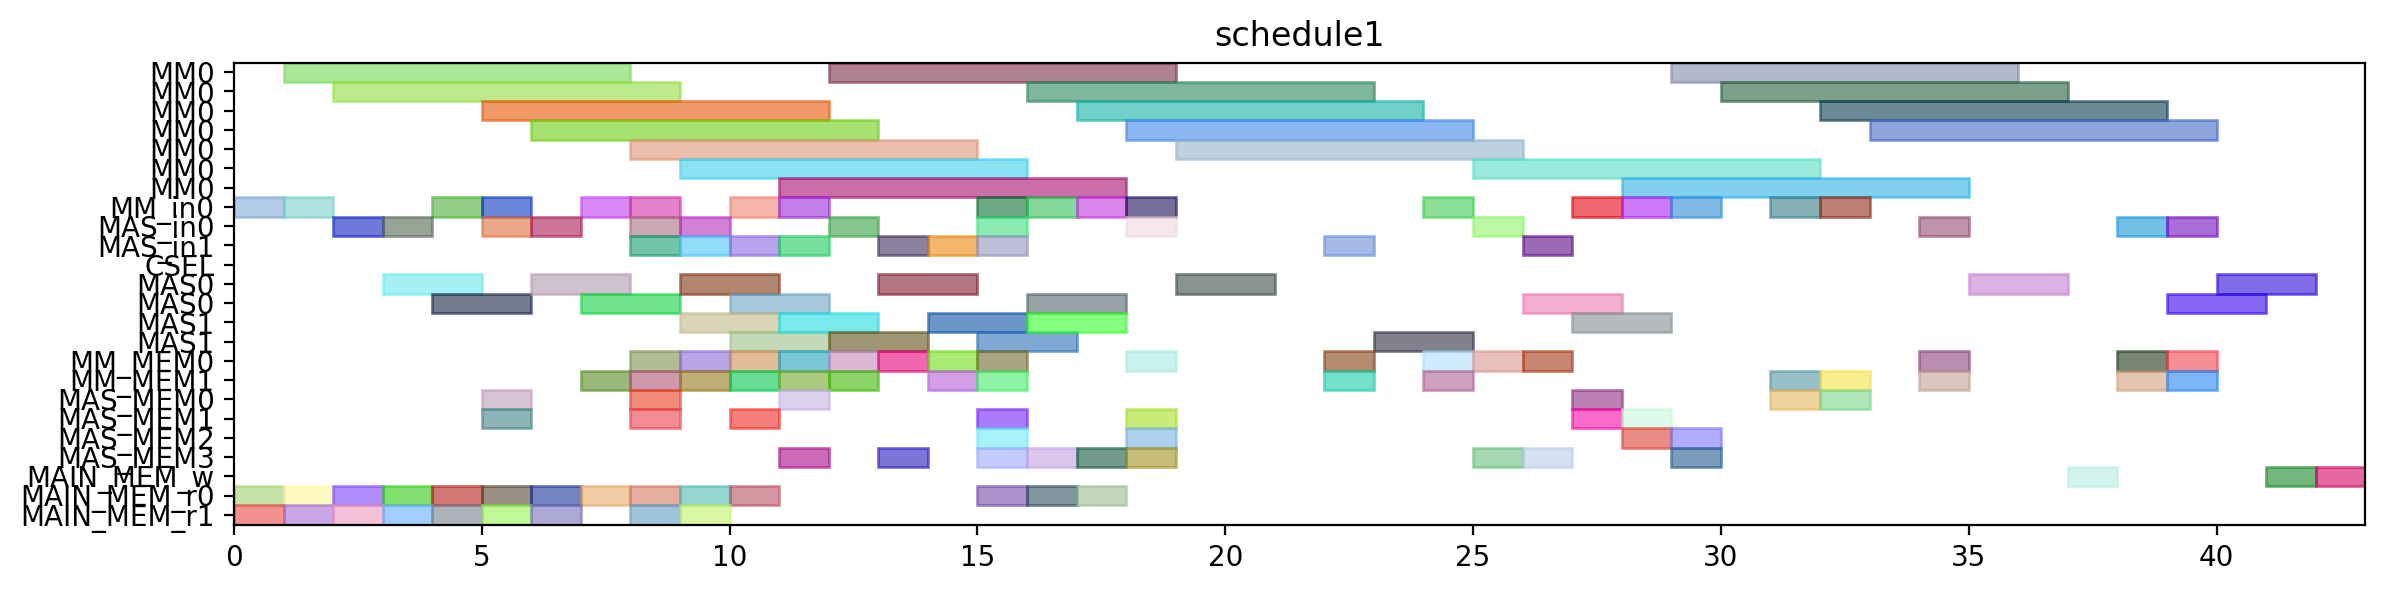

Recreate this plot in Python.
from pyschedule import Scenario, solvers, plotters, alt


def solve():
	horizon = 152
	S = Scenario("schedule1", horizon=horizon)

	# resource
	MM = S.Resources('MM', num=1, size=7)
	MM_in = S.Resources('MM_in', num=1)
	MAS_in = S.Resources('MAS_in', num=2)
	CSEL = S.Resource('CSEL')
	MAS = S.Resources('MAS', num=2, size=2, periods=range(1, horizon))
	MM_MEM = S.Resources('MM_MEM', num=2)
	MAS_MEM = S.Resources('MAS_MEM', num=4)
	MAIN_MEM_w = S.Resource('MAIN_MEM_w', size=1)
	MAIN_MEM_r = S.Resources('MAIN_MEM_r', num=2)

	# result of previous scheduling
	t2_in = S.Task('t2_in', length=1, delay_cost=1)
	S += t2_in >= 0
	t2_in += MM_in[0]

	t2_mem0 = S.Task('t2_mem0', length=1, delay_cost=1)
	S += t2_mem0 >= 0
	t2_mem0 += MAIN_MEM_r[0]

	t2_mem1 = S.Task('t2_mem1', length=1, delay_cost=1)
	S += t2_mem1 >= 0
	t2_mem1 += MAIN_MEM_r[1]

	t0_in = S.Task('t0_in', length=1, delay_cost=1)
	S += t0_in >= 1
	t0_in += MM_in[0]

	t0_mem0 = S.Task('t0_mem0', length=1, delay_cost=1)
	S += t0_mem0 >= 1
	t0_mem0 += MAIN_MEM_r[0]

	t0_mem1 = S.Task('t0_mem1', length=1, delay_cost=1)
	S += t0_mem1 >= 1
	t0_mem1 += MAIN_MEM_r[1]

	t2 = S.Task('t2', length=7, delay_cost=1)
	S += t2 >= 1
	t2 += MM[0]

	t0 = S.Task('t0', length=7, delay_cost=1)
	S += t0 >= 2
	t0 += MM[0]

	t8_in = S.Task('t8_in', length=1, delay_cost=1)
	S += t8_in >= 2
	t8_in += MAS_in[0]

	t8_mem0 = S.Task('t8_mem0', length=1, delay_cost=1)
	S += t8_mem0 >= 2
	t8_mem0 += MAIN_MEM_r[0]

	t8_mem1 = S.Task('t8_mem1', length=1, delay_cost=1)
	S += t8_mem1 >= 2
	t8_mem1 += MAIN_MEM_r[1]

	t8 = S.Task('t8', length=2, delay_cost=1)
	S += t8 >= 3
	t8 += MAS[0]

	t9_in = S.Task('t9_in', length=1, delay_cost=1)
	S += t9_in >= 3
	t9_in += MAS_in[0]

	t9_mem0 = S.Task('t9_mem0', length=1, delay_cost=1)
	S += t9_mem0 >= 3
	t9_mem0 += MAIN_MEM_r[0]

	t9_mem1 = S.Task('t9_mem1', length=1, delay_cost=1)
	S += t9_mem1 >= 3
	t9_mem1 += MAIN_MEM_r[1]

	t1_in = S.Task('t1_in', length=1, delay_cost=1)
	S += t1_in >= 4
	t1_in += MM_in[0]

	t1_mem0 = S.Task('t1_mem0', length=1, delay_cost=1)
	S += t1_mem0 >= 4
	t1_mem0 += MAIN_MEM_r[0]

	t1_mem1 = S.Task('t1_mem1', length=1, delay_cost=1)
	S += t1_mem1 >= 4
	t1_mem1 += MAIN_MEM_r[1]

	t9 = S.Task('t9', length=2, delay_cost=1)
	S += t9 >= 4
	t9 += MAS[0]

	t1 = S.Task('t1', length=7, delay_cost=1)
	S += t1 >= 5
	t1 += MM[0]

	t10_in = S.Task('t10_in', length=1, delay_cost=1)
	S += t10_in >= 5
	t10_in += MM_in[0]

	t10_mem0 = S.Task('t10_mem0', length=1, delay_cost=1)
	S += t10_mem0 >= 5
	t10_mem0 += MAS_MEM[0]

	t10_mem1 = S.Task('t10_mem1', length=1, delay_cost=1)
	S += t10_mem1 >= 5
	t10_mem1 += MAS_MEM[1]

	t4_in = S.Task('t4_in', length=1, delay_cost=1)
	S += t4_in >= 5
	t4_in += MAS_in[0]

	t4_mem0 = S.Task('t4_mem0', length=1, delay_cost=1)
	S += t4_mem0 >= 5
	t4_mem0 += MAIN_MEM_r[0]

	t4_mem1 = S.Task('t4_mem1', length=1, delay_cost=1)
	S += t4_mem1 >= 5
	t4_mem1 += MAIN_MEM_r[1]

	t10 = S.Task('t10', length=7, delay_cost=1)
	S += t10 >= 6
	t10 += MM[0]

	t3_in = S.Task('t3_in', length=1, delay_cost=1)
	S += t3_in >= 6
	t3_in += MAS_in[0]

	t3_mem0 = S.Task('t3_mem0', length=1, delay_cost=1)
	S += t3_mem0 >= 6
	t3_mem0 += MAIN_MEM_r[0]

	t3_mem1 = S.Task('t3_mem1', length=1, delay_cost=1)
	S += t3_mem1 >= 6
	t3_mem1 += MAIN_MEM_r[1]

	t4 = S.Task('t4', length=2, delay_cost=1)
	S += t4 >= 6
	t4 += MAS[0]

	t26_in = S.Task('t26_in', length=1, delay_cost=1)
	S += t26_in >= 7
	t26_in += MM_in[0]

	t26_mem0 = S.Task('t26_mem0', length=1, delay_cost=1)
	S += t26_mem0 >= 7
	t26_mem0 += MAIN_MEM_r[0]

	t26_mem1 = S.Task('t26_mem1', length=1, delay_cost=1)
	S += t26_mem1 >= 7
	t26_mem1 += MM_MEM[1]

	t3 = S.Task('t3', length=2, delay_cost=1)
	S += t3 >= 7
	t3 += MAS[0]

	t14_in = S.Task('t14_in', length=1, delay_cost=1)
	S += t14_in >= 8
	t14_in += MAS_in[1]

	t14_mem0 = S.Task('t14_mem0', length=1, delay_cost=1)
	S += t14_mem0 >= 8
	t14_mem0 += MAIN_MEM_r[0]

	t14_mem1 = S.Task('t14_mem1', length=1, delay_cost=1)
	S += t14_mem1 >= 8
	t14_mem1 += MAIN_MEM_r[1]

	t24_in = S.Task('t24_in', length=1, delay_cost=1)
	S += t24_in >= 8
	t24_in += MAS_in[0]

	t24_mem0 = S.Task('t24_mem0', length=1, delay_cost=1)
	S += t24_mem0 >= 8
	t24_mem0 += MM_MEM[0]

	t24_mem1 = S.Task('t24_mem1', length=1, delay_cost=1)
	S += t24_mem1 >= 8
	t24_mem1 += MM_MEM[1]

	t26 = S.Task('t26', length=7, delay_cost=1)
	S += t26 >= 8
	t26 += MM[0]

	t5_in = S.Task('t5_in', length=1, delay_cost=1)
	S += t5_in >= 8
	t5_in += MM_in[0]

	t5_mem0 = S.Task('t5_mem0', length=1, delay_cost=1)
	S += t5_mem0 >= 8
	t5_mem0 += MAS_MEM[0]

	t5_mem1 = S.Task('t5_mem1', length=1, delay_cost=1)
	S += t5_mem1 >= 8
	t5_mem1 += MAS_MEM[1]

	t13_in = S.Task('t13_in', length=1, delay_cost=1)
	S += t13_in >= 9
	t13_in += MAS_in[0]

	t13_mem0 = S.Task('t13_mem0', length=1, delay_cost=1)
	S += t13_mem0 >= 9
	t13_mem0 += MAIN_MEM_r[0]

	t13_mem1 = S.Task('t13_mem1', length=1, delay_cost=1)
	S += t13_mem1 >= 9
	t13_mem1 += MAIN_MEM_r[1]

	t14 = S.Task('t14', length=2, delay_cost=1)
	S += t14 >= 9
	t14 += MAS[1]

	t16_in = S.Task('t16_in', length=1, delay_cost=1)
	S += t16_in >= 9
	t16_in += MAS_in[1]

	t16_mem0 = S.Task('t16_mem0', length=1, delay_cost=1)
	S += t16_mem0 >= 9
	t16_mem0 += MM_MEM[0]

	t16_mem1 = S.Task('t16_mem1', length=1, delay_cost=1)
	S += t16_mem1 >= 9
	t16_mem1 += MM_MEM[1]

	t24 = S.Task('t24', length=2, delay_cost=1)
	S += t24 >= 9
	t24 += MAS[0]

	t5 = S.Task('t5', length=7, delay_cost=1)
	S += t5 >= 9
	t5 += MM[0]

	t13 = S.Task('t13', length=2, delay_cost=1)
	S += t13 >= 10
	t13 += MAS[0]

	t16 = S.Task('t16', length=2, delay_cost=1)
	S += t16 >= 10
	t16 += MAS[1]

	t19_in = S.Task('t19_in', length=1, delay_cost=1)
	S += t19_in >= 10
	t19_in += MM_in[0]

	t19_mem0 = S.Task('t19_mem0', length=1, delay_cost=1)
	S += t19_mem0 >= 10
	t19_mem0 += MAIN_MEM_r[0]

	t19_mem1 = S.Task('t19_mem1', length=1, delay_cost=1)
	S += t19_mem1 >= 10
	t19_mem1 += MM_MEM[1]

	t25_in = S.Task('t25_in', length=1, delay_cost=1)
	S += t25_in >= 10
	t25_in += MAS_in[1]

	t25_mem0 = S.Task('t25_mem0', length=1, delay_cost=1)
	S += t25_mem0 >= 10
	t25_mem0 += MM_MEM[0]

	t25_mem1 = S.Task('t25_mem1', length=1, delay_cost=1)
	S += t25_mem1 >= 10
	t25_mem1 += MAS_MEM[1]

	t11_in = S.Task('t11_in', length=1, delay_cost=1)
	S += t11_in >= 11
	t11_in += MAS_in[1]

	t11_mem0 = S.Task('t11_mem0', length=1, delay_cost=1)
	S += t11_mem0 >= 11
	t11_mem0 += MM_MEM[0]

	t11_mem1 = S.Task('t11_mem1', length=1, delay_cost=1)
	S += t11_mem1 >= 11
	t11_mem1 += MM_MEM[1]

	t15_in = S.Task('t15_in', length=1, delay_cost=1)
	S += t15_in >= 11
	t15_in += MM_in[0]

	t15_mem0 = S.Task('t15_mem0', length=1, delay_cost=1)
	S += t15_mem0 >= 11
	t15_mem0 += MAS_MEM[0]

	t15_mem1 = S.Task('t15_mem1', length=1, delay_cost=1)
	S += t15_mem1 >= 11
	t15_mem1 += MAS_MEM[3]

	t19 = S.Task('t19', length=7, delay_cost=1)
	S += t19 >= 11
	t19 += MM[0]

	t25 = S.Task('t25', length=2, delay_cost=1)
	S += t25 >= 11
	t25 += MAS[1]

	t11 = S.Task('t11', length=2, delay_cost=1)
	S += t11 >= 12
	t11 += MAS[1]

	t15 = S.Task('t15', length=7, delay_cost=1)
	S += t15 >= 12
	t15 += MM[0]

	t6_in = S.Task('t6_in', length=1, delay_cost=1)
	S += t6_in >= 12
	t6_in += MAS_in[0]

	t6_mem0 = S.Task('t6_mem0', length=1, delay_cost=1)
	S += t6_mem0 >= 12
	t6_mem0 += MM_MEM[0]

	t6_mem1 = S.Task('t6_mem1', length=1, delay_cost=1)
	S += t6_mem1 >= 12
	t6_mem1 += MM_MEM[1]

	t12_in = S.Task('t12_in', length=1, delay_cost=1)
	S += t12_in >= 13
	t12_in += MAS_in[1]

	t12_mem0 = S.Task('t12_mem0', length=1, delay_cost=1)
	S += t12_mem0 >= 13
	t12_mem0 += MM_MEM[0]

	t12_mem1 = S.Task('t12_mem1', length=1, delay_cost=1)
	S += t12_mem1 >= 13
	t12_mem1 += MAS_MEM[3]

	t6 = S.Task('t6', length=2, delay_cost=1)
	S += t6 >= 13
	t6 += MAS[0]

	t12 = S.Task('t12', length=2, delay_cost=1)
	S += t12 >= 14
	t12 += MAS[1]

	t29_in = S.Task('t29_in', length=1, delay_cost=1)
	S += t29_in >= 14
	t29_in += MAS_in[1]

	t29_mem0 = S.Task('t29_mem0', length=1, delay_cost=1)
	S += t29_mem0 >= 14
	t29_mem0 += MM_MEM[0]

	t29_mem1 = S.Task('t29_mem1', length=1, delay_cost=1)
	S += t29_mem1 >= 14
	t29_mem1 += MM_MEM[1]

	t18_in = S.Task('t18_in', length=1, delay_cost=1)
	S += t18_in >= 15
	t18_in += MM_in[0]

	t18_mem0 = S.Task('t18_mem0', length=1, delay_cost=1)
	S += t18_mem0 >= 15
	t18_mem0 += MAIN_MEM_r[0]

	t18_mem1 = S.Task('t18_mem1', length=1, delay_cost=1)
	S += t18_mem1 >= 15
	t18_mem1 += MAS_MEM[3]

	t28_in = S.Task('t28_in', length=1, delay_cost=1)
	S += t28_in >= 15
	t28_in += MAS_in[0]

	t28_mem0 = S.Task('t28_mem0', length=1, delay_cost=1)
	S += t28_mem0 >= 15
	t28_mem0 += MAS_MEM[2]

	t28_mem1 = S.Task('t28_mem1', length=1, delay_cost=1)
	S += t28_mem1 >= 15
	t28_mem1 += MM_MEM[1]

	t29 = S.Task('t29', length=2, delay_cost=1)
	S += t29 >= 15
	t29 += MAS[1]

	t7_in = S.Task('t7_in', length=1, delay_cost=1)
	S += t7_in >= 15
	t7_in += MAS_in[1]

	t7_mem0 = S.Task('t7_mem0', length=1, delay_cost=1)
	S += t7_mem0 >= 15
	t7_mem0 += MM_MEM[0]

	t7_mem1 = S.Task('t7_mem1', length=1, delay_cost=1)
	S += t7_mem1 >= 15
	t7_mem1 += MAS_MEM[1]

	t18 = S.Task('t18', length=7, delay_cost=1)
	S += t18 >= 16
	t18 += MM[0]

	t27_in = S.Task('t27_in', length=1, delay_cost=1)
	S += t27_in >= 16
	t27_in += MM_in[0]

	t27_mem0 = S.Task('t27_mem0', length=1, delay_cost=1)
	S += t27_mem0 >= 16
	t27_mem0 += MAIN_MEM_r[0]

	t27_mem1 = S.Task('t27_mem1', length=1, delay_cost=1)
	S += t27_mem1 >= 16
	t27_mem1 += MAS_MEM[3]

	t28 = S.Task('t28', length=2, delay_cost=1)
	S += t28 >= 16
	t28 += MAS[0]

	t7 = S.Task('t7', length=2, delay_cost=1)
	S += t7 >= 16
	t7 += MAS[1]

	t27 = S.Task('t27', length=7, delay_cost=1)
	S += t27 >= 17
	t27 += MM[0]

	t30_in = S.Task('t30_in', length=1, delay_cost=1)
	S += t30_in >= 17
	t30_in += MM_in[0]

	t30_mem0 = S.Task('t30_mem0', length=1, delay_cost=1)
	S += t30_mem0 >= 17
	t30_mem0 += MAIN_MEM_r[0]

	t30_mem1 = S.Task('t30_mem1', length=1, delay_cost=1)
	S += t30_mem1 >= 17
	t30_mem1 += MAS_MEM[3]

	t17_in = S.Task('t17_in', length=1, delay_cost=1)
	S += t17_in >= 18
	t17_in += MAS_in[0]

	t17_mem0 = S.Task('t17_mem0', length=1, delay_cost=1)
	S += t17_mem0 >= 18
	t17_mem0 += MM_MEM[0]

	t17_mem1 = S.Task('t17_mem1', length=1, delay_cost=1)
	S += t17_mem1 >= 18
	t17_mem1 += MAS_MEM[3]

	t30 = S.Task('t30', length=7, delay_cost=1)
	S += t30 >= 18
	t30 += MM[0]

	t35_in = S.Task('t35_in', length=1, delay_cost=1)
	S += t35_in >= 18
	t35_in += MM_in[0]

	t35_mem0 = S.Task('t35_mem0', length=1, delay_cost=1)
	S += t35_mem0 >= 18
	t35_mem0 += MAS_MEM[2]

	t35_mem1 = S.Task('t35_mem1', length=1, delay_cost=1)
	S += t35_mem1 >= 18
	t35_mem1 += MAS_MEM[1]

	t17 = S.Task('t17', length=2, delay_cost=1)
	S += t17 >= 19
	t17 += MAS[0]

	t35 = S.Task('t35', length=7, delay_cost=1)
	S += t35 >= 19
	t35 += MM[0]

	t20_in = S.Task('t20_in', length=1, delay_cost=1)
	S += t20_in >= 22
	t20_in += MAS_in[1]

	t20_mem0 = S.Task('t20_mem0', length=1, delay_cost=1)
	S += t20_mem0 >= 22
	t20_mem0 += MM_MEM[0]

	t20_mem1 = S.Task('t20_mem1', length=1, delay_cost=1)
	S += t20_mem1 >= 22
	t20_mem1 += MM_MEM[1]

	t20 = S.Task('t20', length=2, delay_cost=1)
	S += t20 >= 23
	t20 += MAS[1]

	t31_in = S.Task('t31_in', length=1, delay_cost=1)
	S += t31_in >= 24
	t31_in += MM_in[0]

	t31_mem0 = S.Task('t31_mem0', length=1, delay_cost=1)
	S += t31_mem0 >= 24
	t31_mem0 += MM_MEM[0]

	t31_mem1 = S.Task('t31_mem1', length=1, delay_cost=1)
	S += t31_mem1 >= 24
	t31_mem1 += MM_MEM[1]

	t31 = S.Task('t31', length=7, delay_cost=1)
	S += t31 >= 25
	t31 += MM[0]


	# new tasks
	t21 = S.Task('t21', length=2, delay_cost=1)
	t21 += alt(MAS)
	t21_in = S.Task('t21_in', length=1, delay_cost=1)
	t21_in += alt(MAS_in)
	S += t21_in*MAS_in[0]<=t21*MAS[0]

	S += t21_in*MAS_in[1]<=t21*MAS[1]

	t21_mem0 = S.Task('t21_mem0', length=1, delay_cost=1)
	t21_mem0 += MM_MEM[0]
	S += 11 < t21_mem0
	S += t21_mem0 <= t21

	t21_mem1 = S.Task('t21_mem1', length=1, delay_cost=1)
	t21_mem1 += MAS_MEM[3]
	S += 24 < t21_mem1
	S += t21_mem1 <= t21

	t22 = S.Task('t22', length=2, delay_cost=1)
	t22 += alt(MAS)
	t22_in = S.Task('t22_in', length=1, delay_cost=1)
	t22_in += alt(MAS_in)
	S += t22_in*MAS_in[0]<=t22*MAS[0]

	S += t22_in*MAS_in[1]<=t22*MAS[1]

	t22_mem0 = S.Task('t22_mem0', length=1, delay_cost=1)
	t22_mem0 += MM_MEM[0]
	S += 11 < t22_mem0
	S += t22_mem0 <= t22

	t22_mem1 = S.Task('t22_mem1', length=1, delay_cost=1)
	t22_mem1 += MAS_MEM[3]
	S += 24 < t22_mem1
	S += t22_mem1 <= t22

	t32 = S.Task('t32', length=7, delay_cost=1)
	t32 += alt(MM)
	t32_in = S.Task('t32_in', length=1, delay_cost=1)
	t32_in += alt(MM_in)
	S += t32_in*MM_in[0]<=t32*MM[0]
	t32_mem0 = S.Task('t32_mem0', length=1, delay_cost=1)
	t32_mem0 += MAS_MEM[0]
	S += 17 < t32_mem0
	S += t32_mem0 <= t32

	t32_mem1 = S.Task('t32_mem1', length=1, delay_cost=1)
	t32_mem1 += MM_MEM[1]
	S += 31 < t32_mem1
	S += t32_mem1 <= t32

	t33 = S.Task('t33', length=7, delay_cost=1)
	t33 += alt(MM)
	t33_in = S.Task('t33_in', length=1, delay_cost=1)
	t33_in += alt(MM_in)
	S += t33_in*MM_in[0]<=t33*MM[0]
	t33_mem0 = S.Task('t33_mem0', length=1, delay_cost=1)
	t33_mem0 += MAS_MEM[0]
	S += 20 < t33_mem0
	S += t33_mem0 <= t33

	t33_mem1 = S.Task('t33_mem1', length=1, delay_cost=1)
	t33_mem1 += MM_MEM[1]
	S += 31 < t33_mem1
	S += t33_mem1 <= t33

	t23 = S.Task('t23', length=7, delay_cost=1)
	t23 += alt(MM)
	t23_in = S.Task('t23_in', length=1, delay_cost=1)
	t23_in += alt(MM_in)
	S += t23_in*MM_in[0]<=t23*MM[0]
	t23_mem0 = S.Task('t23_mem0', length=1, delay_cost=1)
	t23_mem0 += alt(MAS_MEM)
	S += (t21*MAS[0])-1 < t23_mem0*MAS_MEM[0]
	S += (t21*MAS[1])-1 < t23_mem0*MAS_MEM[2]
	S += t23_mem0 <= t23

	t23_mem1 = S.Task('t23_mem1', length=1, delay_cost=1)
	t23_mem1 += alt(MAS_MEM)
	S += (t22*MAS[0])-1 < t23_mem1*MAS_MEM[1]
	S += (t22*MAS[1])-1 < t23_mem1*MAS_MEM[3]
	S += t23_mem1 <= t23

	t34 = S.Task('t34', length=7, delay_cost=1)
	t34 += alt(MM)
	t34_in = S.Task('t34_in', length=1, delay_cost=1)
	t34_in += alt(MM_in)
	S += t34_in*MM_in[0]<=t34*MM[0]
	t34_mem0 = S.Task('t34_mem0', length=1, delay_cost=1)
	t34_mem0 += MAS_MEM[2]
	S += 17 < t34_mem0
	S += t34_mem0 <= t34

	t34_mem1 = S.Task('t34_mem1', length=1, delay_cost=1)
	t34_mem1 += alt(MAS_MEM)
	S += (t21*MAS[0])-1 < t34_mem1*MAS_MEM[1]
	S += (t21*MAS[1])-1 < t34_mem1*MAS_MEM[3]
	S += t34_mem1 <= t34

	t36 = S.Task('t36', length=7, delay_cost=1)
	t36 += alt(MM)
	t36_in = S.Task('t36_in', length=1, delay_cost=1)
	t36_in += alt(MM_in)
	S += t36_in*MM_in[0]<=t36*MM[0]
	t36_mem0 = S.Task('t36_mem0', length=1, delay_cost=1)
	t36_mem0 += MAS_MEM[0]
	S += 20 < t36_mem0
	S += t36_mem0 <= t36

	t36_mem1 = S.Task('t36_mem1', length=1, delay_cost=1)
	t36_mem1 += alt(MAS_MEM)
	S += (t22*MAS[0])-1 < t36_mem1*MAS_MEM[1]
	S += (t22*MAS[1])-1 < t36_mem1*MAS_MEM[3]
	S += t36_mem1 <= t36

	PY_new = S.Task('PY_new', length=2, delay_cost=1)
	PY_new += alt(MAS)
	PY_new_in = S.Task('PY_new_in', length=1, delay_cost=1)
	PY_new_in += alt(MAS_in)
	S += PY_new_in*MAS_in[0]<=PY_new*MAS[0]

	S += PY_new_in*MAS_in[1]<=PY_new*MAS[1]

	S += 0<PY_new

	PY_new_w = S.Task('PY_new_w', length=1, delay_cost=1)
	PY_new_w += alt(MAIN_MEM_w)
	S += PY_new <= PY_new_w

	PY_new_mem0 = S.Task('PY_new_mem0', length=1, delay_cost=1)
	PY_new_mem0 += alt(MM_MEM)
	S += (t23*MM[0])-1 < PY_new_mem0*MM_MEM[0]
	S += PY_new_mem0 <= PY_new

	PY_new_mem1 = S.Task('PY_new_mem1', length=1, delay_cost=1)
	PY_new_mem1 += alt(MM_MEM)
	S += (t32*MM[0])-1 < PY_new_mem1*MM_MEM[1]
	S += PY_new_mem1 <= PY_new

	PX_new = S.Task('PX_new', length=2, delay_cost=1)
	PX_new += alt(MAS)
	PX_new_in = S.Task('PX_new_in', length=1, delay_cost=1)
	PX_new_in += alt(MAS_in)
	S += PX_new_in*MAS_in[0]<=PX_new*MAS[0]

	S += PX_new_in*MAS_in[1]<=PX_new*MAS[1]

	S += 0<PX_new

	PX_new_w = S.Task('PX_new_w', length=1, delay_cost=1)
	PX_new_w += alt(MAIN_MEM_w)
	S += PX_new <= PX_new_w

	PX_new_mem0 = S.Task('PX_new_mem0', length=1, delay_cost=1)
	PX_new_mem0 += alt(MM_MEM)
	S += (t34*MM[0])-1 < PX_new_mem0*MM_MEM[0]
	S += PX_new_mem0 <= PX_new

	PX_new_mem1 = S.Task('PX_new_mem1', length=1, delay_cost=1)
	PX_new_mem1 += alt(MM_MEM)
	S += (t33*MM[0])-1 < PX_new_mem1*MM_MEM[1]
	S += PX_new_mem1 <= PX_new

	PZ_new = S.Task('PZ_new', length=2, delay_cost=1)
	PZ_new += alt(MAS)
	PZ_new_in = S.Task('PZ_new_in', length=1, delay_cost=1)
	PZ_new_in += alt(MAS_in)
	S += PZ_new_in*MAS_in[0]<=PZ_new*MAS[0]

	S += PZ_new_in*MAS_in[1]<=PZ_new*MAS[1]

	S += 0<PZ_new

	PZ_new_w = S.Task('PZ_new_w', length=1, delay_cost=1)
	PZ_new_w += alt(MAIN_MEM_w)
	S += PZ_new <= PZ_new_w

	PZ_new_mem0 = S.Task('PZ_new_mem0', length=1, delay_cost=1)
	PZ_new_mem0 += alt(MM_MEM)
	S += (t36*MM[0])-1 < PZ_new_mem0*MM_MEM[0]
	S += PZ_new_mem0 <= PZ_new

	PZ_new_mem1 = S.Task('PZ_new_mem1', length=1, delay_cost=1)
	PZ_new_mem1 += MM_MEM[1]
	S += 25 < PZ_new_mem1
	S += PZ_new_mem1 <= PZ_new

	solvers.mip.solve(S,msg=1,kind='CPLEX',ratio_gap=1.01)

	solution = [['hoge']*len(S.solution()[1]) for i in range(len(S.solution()))]
	for i in range(len(S.solution())):
		for j in range(len(S.solution()[i])):
			solution[i][j]=str(S.solution()[i][j])
	print(solution)

	cycles = int(solution[-1][3])

	pic_file_name = "/mnt/rose/usr1/fukuda/ABE/multiRAM_multiMAS_16mux/scheduling_result/stage7MM1_stage2MAS2/EP_ADD_A_ANY/schedule1.png"
	if(S.solution() != []):
		plotters.matplotlib.plot(S,img_filename=pic_file_name, show_task_labels=False, fig_size=(cycles*0.25+3, 3))

	return solution
